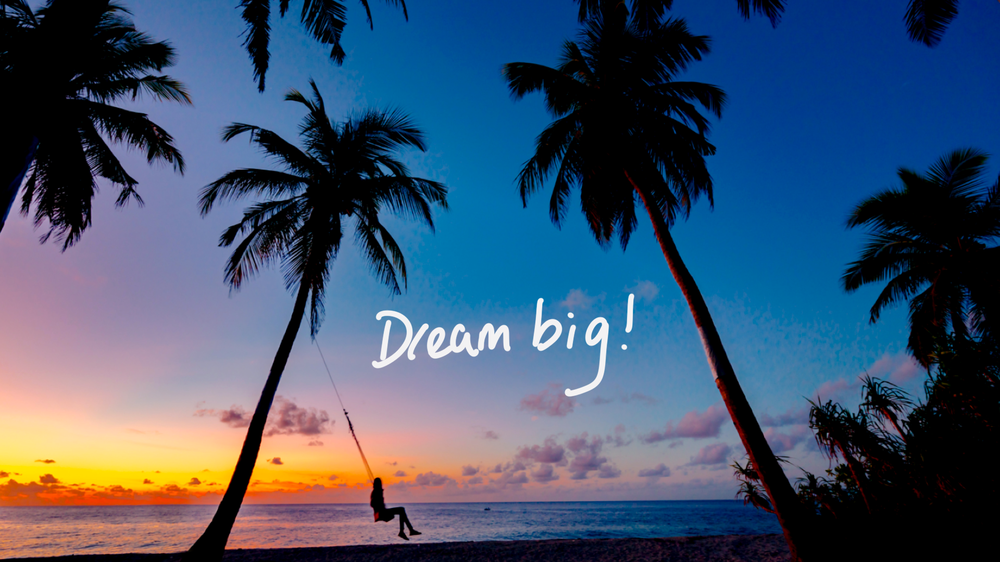
#> input picture Wallpapers/AppBreweryWallpaper 1.png, 1000 x 562 px, shrunk from 1920 x 1080 before the run, found by its file name
$ python load_gray.py
#> lines starting #> are read from the running program, lines starting #| are printed output that depends on the picture
import cv2
import os


try:
    image = cv2.imread(r'..\Wallpapers\AppBreweryWallpaper 1.png', cv2.IMREAD_GRAYSCALE)
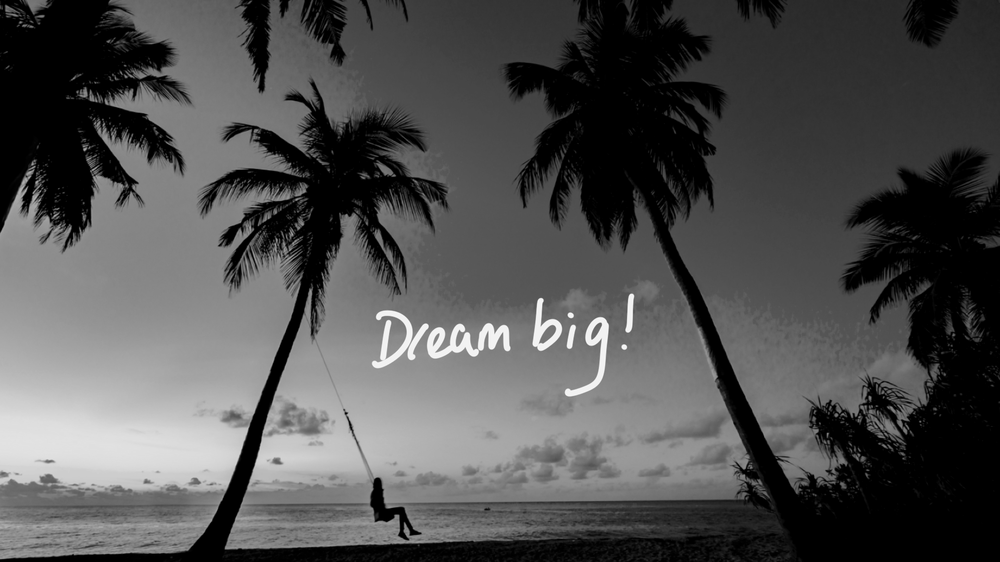
#> image: shape (562, 1000); min 0, max 252, mean 80.3

    if image is None:
        raise FileNotFoundError("Image file could not be found or image could not be read")

    output_dir = r'..\Wallpapers\cv2images'
    save_path = os.path.join(output_dir, 'graycv2image.png')

    if not os.path.exists(output_dir):
        os.makedirs(output_dir)

    success = cv2.imwrite(save_path, image)

    if not success:
        raise IOError("Failed to write the image to the specified location")

    print("image is succefully saved to ", save_path)

    # [5 lines of commented-out code are left out]

except Exception as e:
    print("Error ", e)

$ run again, with Wallpapers/AppBreweryWallpaper 3.png copied over Wallpapers/AppBreweryWallpaper 1.png
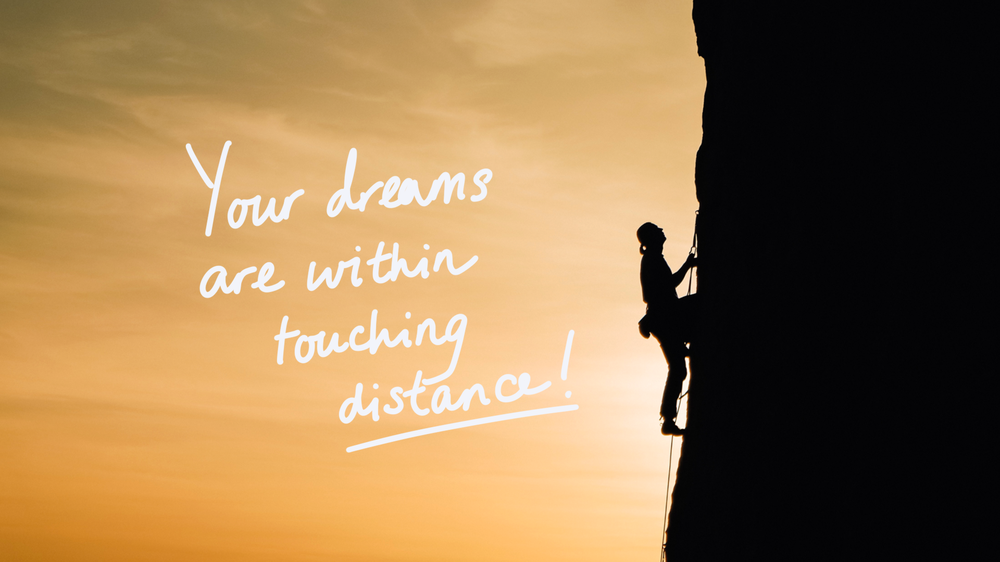
#> input picture Wallpapers/AppBreweryWallpaper 3.png, 1000 x 562 px, shrunk from 1920 x 1080 before the run, found by its file name
#> `image = cv2.imread(r'..\Wallpapers\AppBreweryWallpaper 1.png', cv2.IMR..`:
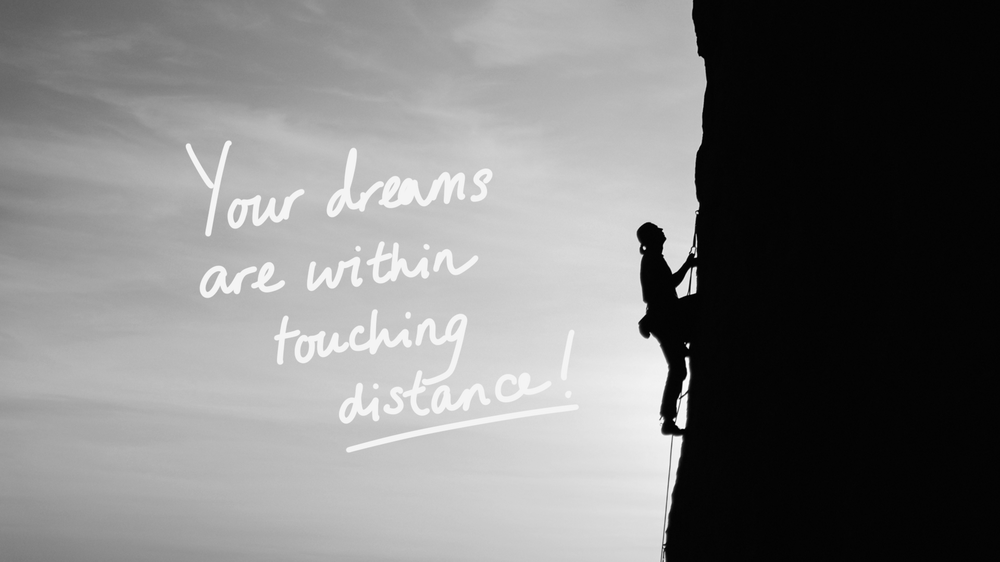
#> image: shape (562, 1000); min 0, max 255, mean 125.4

$ run again, with Wallpapers/AppBreweryWallpaper 4.png copied over Wallpapers/AppBreweryWallpaper 1.png
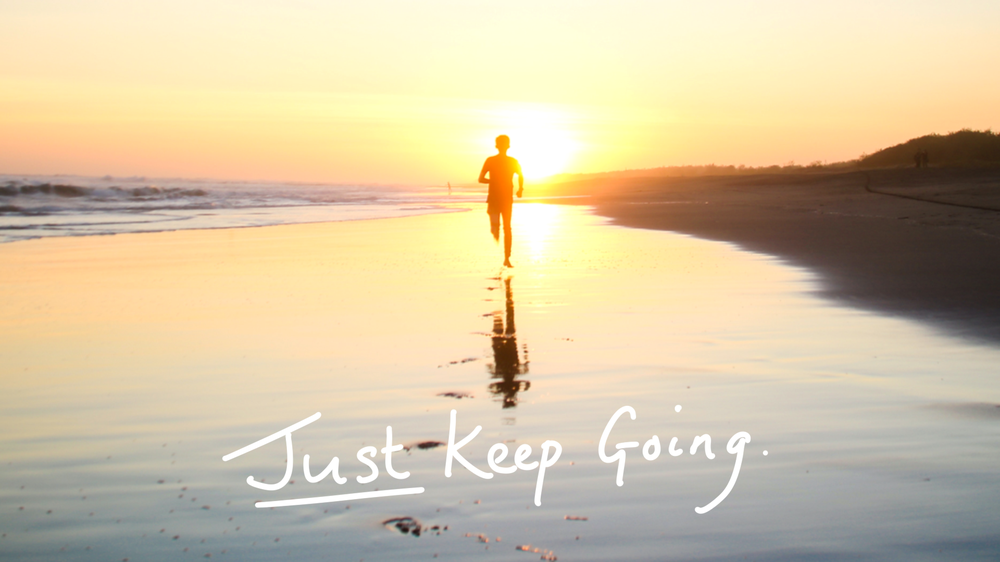
#> input picture Wallpapers/AppBreweryWallpaper 4.png, 1000 x 562 px, shrunk from 1920 x 1080 before the run, found by its file name
#> `image = cv2.imread(r'..\Wallpapers\AppBreweryWallpaper 1.png', cv2.IMR..`:
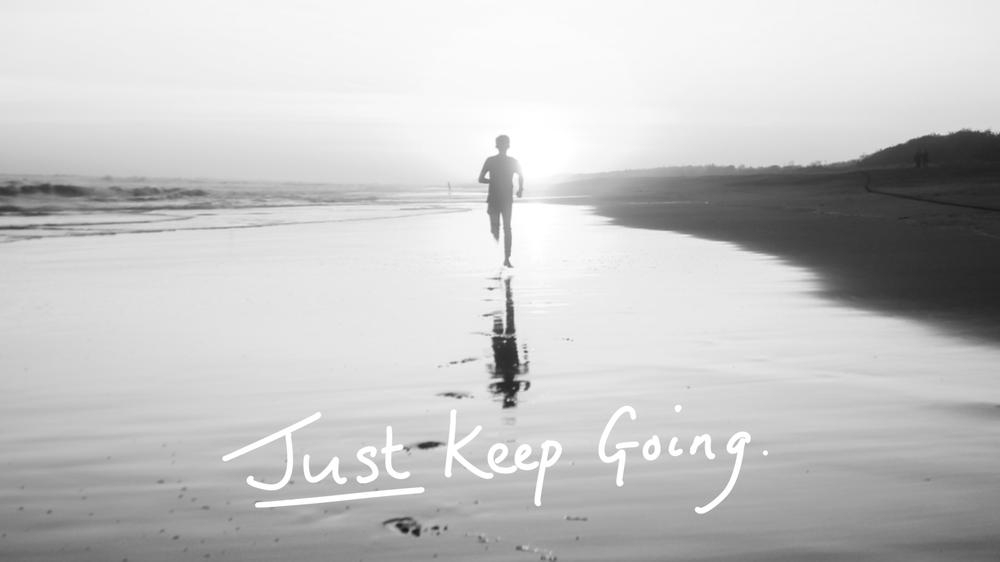
#> image: shape (562, 1000); min 23, max 255, mean 197.2

$ run again, with Wallpapers/AppBreweryWallpaper 5.png copied over Wallpapers/AppBreweryWallpaper 1.png
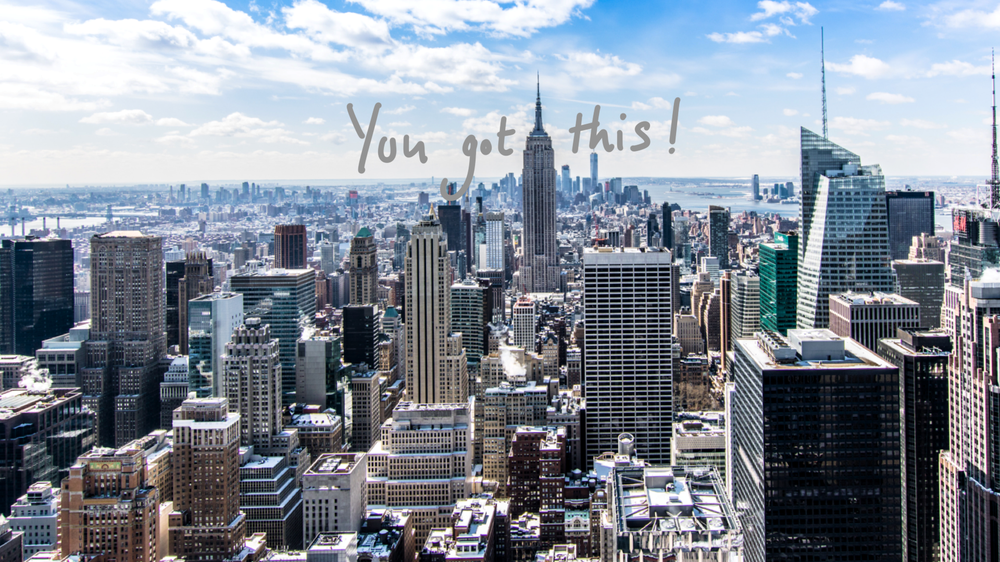
#> input picture Wallpapers/AppBreweryWallpaper 5.png, 1000 x 562 px, shrunk from 1920 x 1080 before the run, found by its file name
#> `image = cv2.imread(r'..\Wallpapers\AppBreweryWallpaper 1.png', cv2.IMR..`:
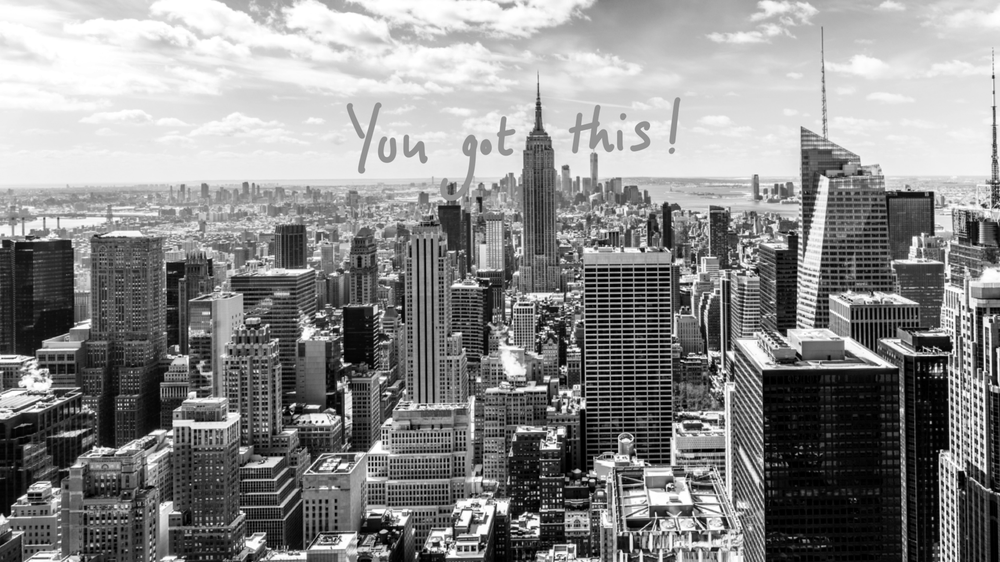
#> image: shape (562, 1000); min 0, max 255, mean 138.2
